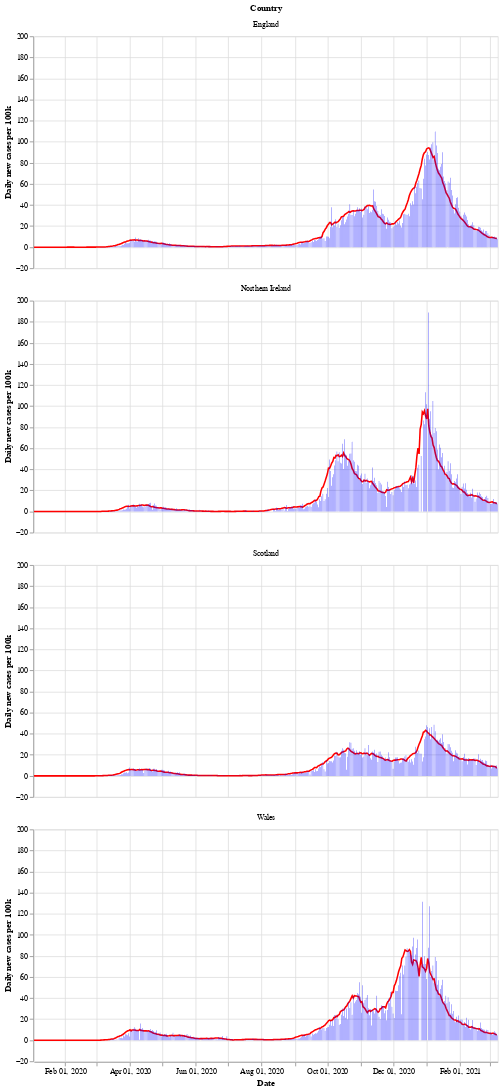

The cell this chart's notebook holds for it:
### Markdown cell above
Next is a bar chart of the number of new cases in each country (per 100k population), with the 7 day moving average of cases. Again we see that Wales saw a longer period of raising and falling cases compared to the other countries.

After a period of cases falling, each nation is now seeing a rise in the number of cases - especially in Wales.

### Code cell
# collapse
bars = alt.Chart(uk_cases).mark_bar().encode(
    x=alt.X("yearmonthdate(date):T", axis=alt.Axis(title='Date')),
    y=alt.Y("newCasesRate:Q", axis=alt.Axis(title='Daily new cases per 100k')),
    tooltip='newCasesRate',
    color=alt.condition(
        alt.datum.dailyChange > 0,
        alt.value("orange"),  # The positive color
        alt.value("blue")  # The negative color
    )
).properties(title='New cases per 100k population with rolling 7 day average', width=600).interactive()
line = alt.Chart(uk_cases).mark_line(
    color='red',
    size=2,
).transform_window(
    rolling_mean='mean(newCasesRate)',
    frame=[0, 7],
    groupby=['areaName']
).encode(
    x='yearmonthdate(date):T',
    y='rolling_mean:Q'
)
alt.layer(line, bars, data=uk_cases).facet(alt.Row('areaName', title='Country'), columns=1)

### Figure 1 — Vega-Lite specification as saved in the notebook (floating-point values rounded to 4 significant figures; data arrays with more than 128 entries replaced by an {"elided": "..."} marker saying what was removed)
{"config": {"view": {"continuousWidth": 400, "continuousHeight": 300}}, "data": {"name": "data-a8cce417cb07200d8fe8e13a7380f33b"}, "facet": {"type": "nominal", "field": "areaName", "title": "Country"}, "spec": {"layer": [{"mark": {"type": "line", "color": "red", "size": 2}, "encoding": {"x": {"type": "temporal", "field": "date", "timeUnit": "yearmonthdate"}, "y": {"type": "quantitative", "field": "rolling_mean"}}, "transform": [{"window": [{"op": "mean", "field": "newCasesRate", "as": "rolling_mean"}], "frame": [0, 7], "groupby": ["areaName"]}]}, {"mark": "bar", "encoding": {"color": {"condition": {"value": "orange", "test": "(datum.dailyChange > 0)"}, "value": "blue"}, "tooltip": {"type": "quantitative", "field": "newCasesRate"}, "x": {"type": "temporal", "axis": {"title": "Date"}, "field": "date", "timeUnit": "yearmonthdate"}, "y": {"type": "quantitative", "axis": {"title": "Daily new cases per 100k"}, "field": "newCasesRate"}}, "selection": {"selector002": {"type": "interval", "bind": "scales", "encodings": ["x", "y"]}}, "title": "New cases per 100k population with rolling 7 day average", "width": 600}]}, "columns": 1, "$schema": "https://vega.github.io/schema/vega-lite/v4.8.1.json", "datasets": {"data-a8cce417cb07200d8fe8e13a7380f33b": {"elided": "1720 records"}}}
